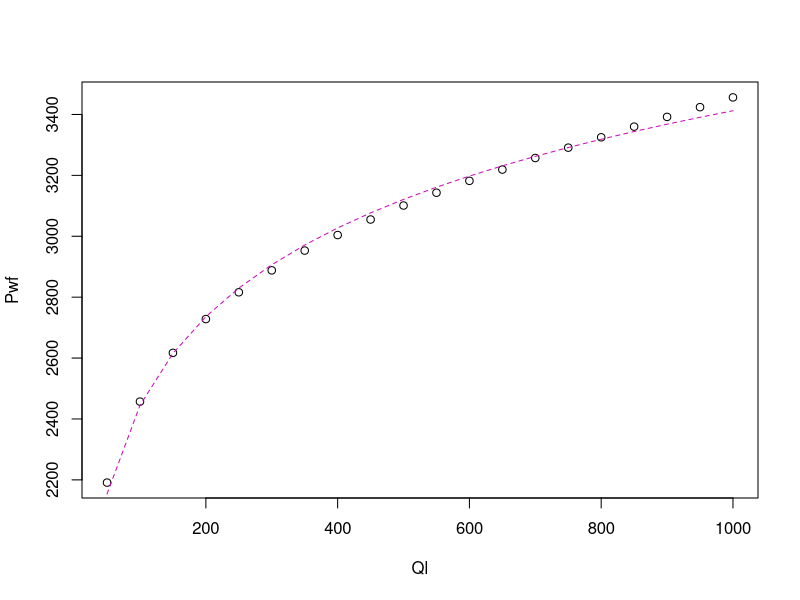

The R script that drew this image:
library(tools)

getwd()
VLP50_data <- read.csv(file = "VLP50.csv")


x<-VLP50_data$ql
y <-VLP50_data$pwf

#regresi
plot(x,y,xlab="Ql", ylab = "Pwf")
model1 <-nls(y~alpha*log(x,exp(1))+beta, start =list(alpha=10, beta=10))
summary(model1)
nlm_fn <- predict(model1, newdata=VLP50_data$ql)
lines(VLP50_data$ql, nlm_fn, col=6, lty=2)

coef <-coef(model1)

